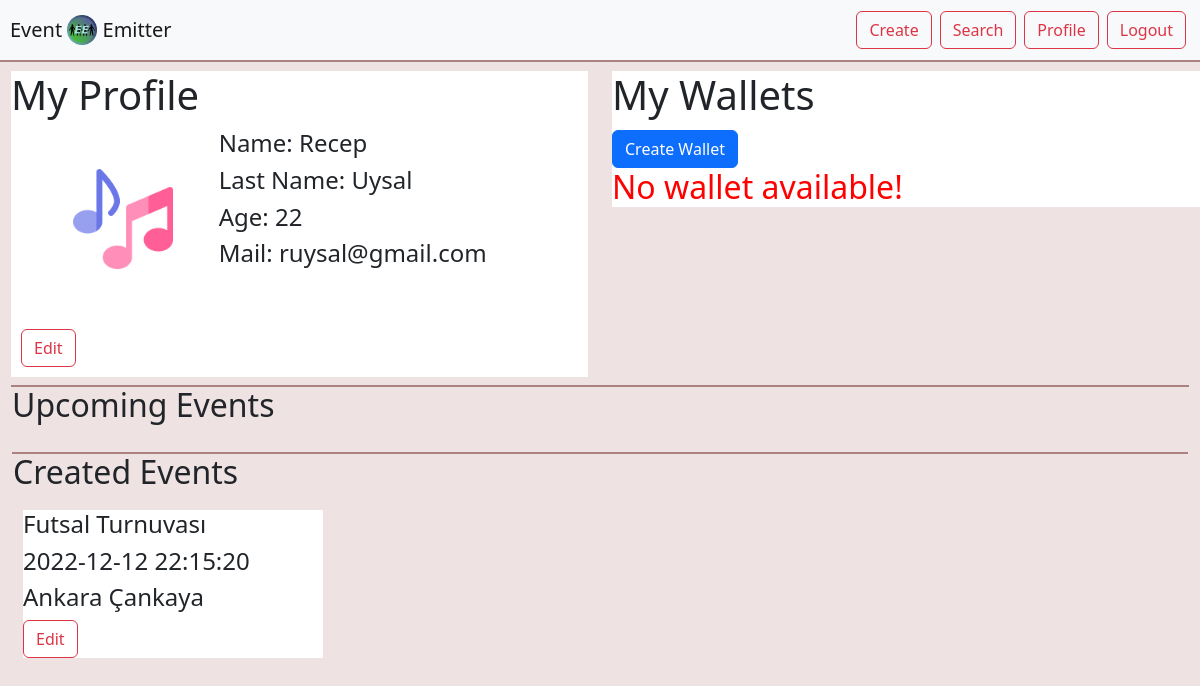
The page /profile.php (signed in) on the database its author committed.
### tables this page shows
CREATE TABLE `user` (
  `id` int(11) NOT NULL,
  `type` enum('A','U') NOT NULL DEFAULT 'U',
  `first_name` varchar(255) NOT NULL,
  `middle_name` varchar(255) DEFAULT NULL,
  `last_name` varchar(255) NOT NULL,
  `dateOfBirth` date NOT NULL,
  `age` int(11) NOT NULL,
  `gender` enum('M','F') NOT NULL,
  `mail` varchar(255) NOT NULL,
  `password` varchar(255) NOT NULL,
  `rating` float(2,1) NOT NULL DEFAULT 0.0
);

CREATE TABLE `event` (
  `event_id` int(11) NOT NULL,
  `location_id` int(11) NOT NULL,
  `title` varchar(255) NOT NULL,
  `creator_id` int(11) NOT NULL,
  `description` varchar(2000) DEFAULT NULL,
  `type` enum('festival','competition','music','sports','workshop','art','staged','informational') NOT NULL,
  `registration_endtime` datetime NOT NULL,
  `start_time` datetime NOT NULL,
  `end_time` datetime NOT NULL,
  `current_capacity` int(11) NOT NULL DEFAULT 0,
  `status` varchar(255) NOT NULL,
  `rating` float(2,1) NOT NULL DEFAULT 0.0
);

CREATE TABLE `location` (
  `location_id` int(11) NOT NULL,
  `address_city` varchar(255) DEFAULT NULL,
  `address_street` varchar(255) DEFAULT NULL,
  `address_building` varchar(255) DEFAULT NULL,
  `online_address` varchar(255) DEFAULT NULL
);

### profile.php (the view, shortened to what this page needs)
<?php include("api/connection.php") ?>
<!DOCTYPE html>
<html lang="en">
<link href="https://cdn.jsdelivr.net/npm/bootstrap@5.2.1/dist/css/bootstrap.min.css" rel="stylesheet">
<body style="background-color:#EEE2E2">
    <body>
        <?php include_once("navbar.php"); ?>
        <?php $userID = $_SESSION["id"]; ?>
        <div style="margin:10px">
            <div class="row">
                <div class="col-6">
                    <div style=" background-color: white;">
                        <h1>My Profile<h2>
                                <div class="row" style="margin:10px">
                                    <div class="col-4">
                                        <img style="margin:40px" src="musical-note.png" alt="Event Image" width="100" height="100">
                                    </div>
                                    <?php
                                        $query = "SELECT * FROM user WHERE id = $userID";
                                        $result = mysqli_query($connection, $query);
                                        while ($row = mysqli_fetch_assoc($result))
                                        {
                                            echo '<div class="col-8 ">
                                                    <h4>Name: ' . $row["first_name"] . ' ' . $row["middle_name"] . '<h4>
                                                    <h4>Last Name: ' . $row["last_name"] . '<h4>
                                                    <h4>Age: ' . $row["age"] . '<h4>
                                                    <h4>Mail: ' . $row["mail"] . '<h4>
                                                </div>';
                                        }
                                    ?>
                                </div>
                                <a type="button" class="btn btn-outline-danger" href="edit_profile.php"
                                    style="margin:10px">Edit</a>
                    </div>
                </div>
                <div class="col-6">
                    <div style="width:600px; background-color: white;">
                        <h1>My Wallets<h2>
                        <a href="" class="btn btn-primary">Create Wallet</a>
                        <?php
                            $query = "SELECT * FROM wallet WHERE user_id = $userID";
                            $result = mysqli_query($connection, $query);
                            if (mysqli_num_rows($result) <= 0)
                            {
                                echo '<p style="color: red">No wallet available!</p>';
                            }
                            else
                            {
                                while ($row = mysqli_fetch_assoc($result))
                                {
                                    echo '<p2>Wallet ID: ' . $row["wallet_id"] . '</p2>';
                                    echo '<p1>Balance: ' . $row["balance"] . '</p1>';
                                }
                            }
                        ?>
                    </div>
                </div>
            </div>
            <div style=" height:0px; left:20px; top:112px; border:1px solid #AE8181; background-color: #AE8181">
            <div class="row">
                <h2>Upcoming Events</h2>
                <div style="display:flex;">
                </div>
            </div>
            <div style=" height:0px; left:20px; top:112px; border:1px solid #AE8181; background-color: #AE8181">
            <div class="row">
                <h2>Created Events</h2>
                <div style="display:flex;">
                    <div style="margin:10px; width:300px; background-color:white">
                    <?php
                        $query = "SELECT * FROM event JOIN location ON event.location_id = location.location_id " .
                                "WHERE event.creator_id = $userID";
                        $result = mysqli_query($connection, $query);
                        while ($row = mysqli_fetch_assoc($result))
                        {
                            echo '<h4>' . $row["title"] . '</h4>';
                            echo '<h4>' . $row["start_time"] . '</h4>';
                            echo '<h4>' . $row["address_city"] . ' ' . $row["address_street"] . '</h4>';
                            echo '<a type="button" class="btn btn-outline-danger" href="edit_event.php?id=' . $row["event_id"] . ' style="margin:10px">Edit</a>';
                        }
                    ?>
                    </div>
                </div>
            </div>
    </body>
</html>

### rows shown on the page
user: first_name "Recep", last_name "Uysal", age "22", mail "ruysal@gmail.com"
event: title "Futsal Turnuvası", start_time "2022-12-12 22:15:20", location.address_city "Ankara", location.address_street "Çankaya"
